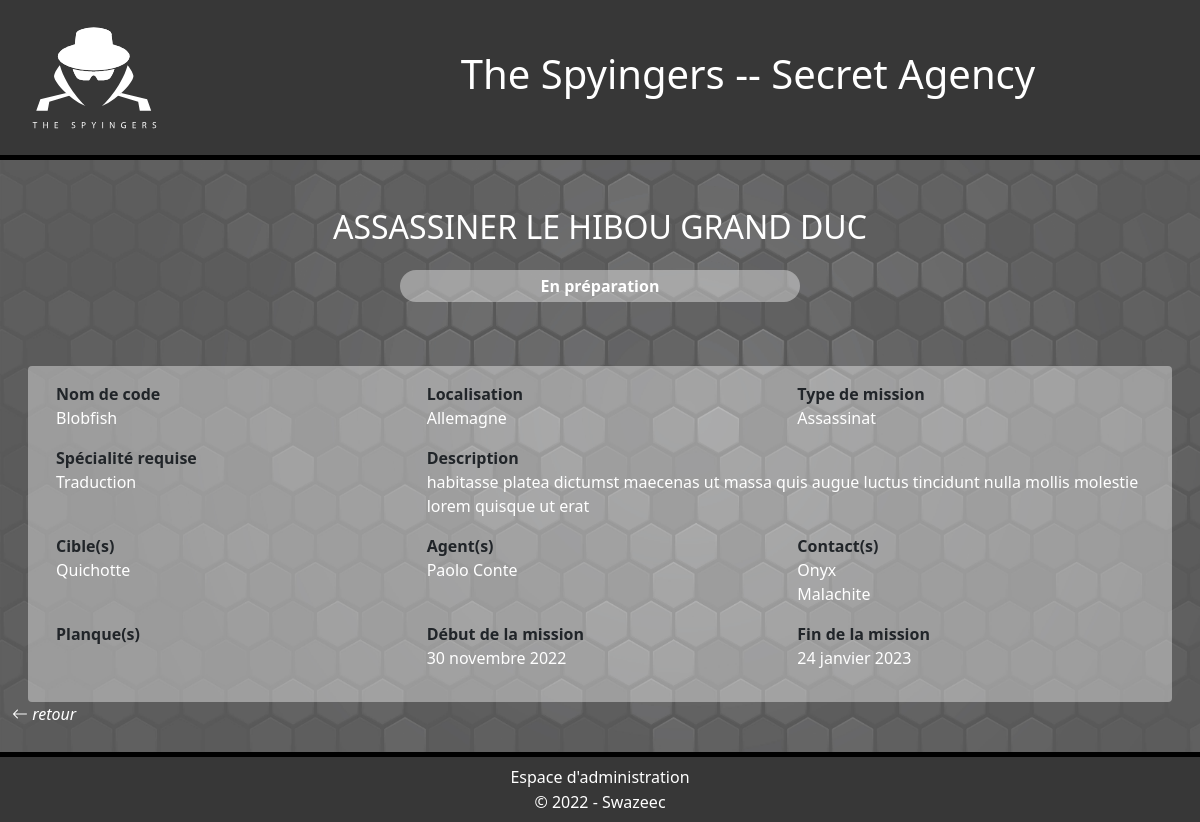
Page /mission.php?mission=11 on the committed database.
### tables this page shows
CREATE TABLE IF NOT EXISTS missions (
    id INT AUTO_INCREMENT PRIMARY KEY,
    title VARCHAR(100) NOT NULL,
    description TEXT NOT NULL,
    codename VARCHAR(50) NOT NULL,
    startDate DATE NOT NULL,
    endDate DATE NOT NULL,
    missionType_id INT NOT NULL,
    status_id INT NOT NULL,
    country_id INT NOT NULL,
    speciality_id INT NOT NULL,
    FOREIGN KEY (missionType_id) REFERENCES missionTypes(id),
    FOREIGN KEY (status_id) REFERENCES status(id),
    FOREIGN KEY (country_id) REFERENCES countries(id),
    FOREIGN KEY (speciality_id) REFERENCES specialities(id)
);

CREATE TABLE IF NOT EXISTS status (
    id INT AUTO_INCREMENT PRIMARY KEY,
    name VARCHAR(50) NOT NULL
);

CREATE TABLE IF NOT EXISTS countries (
    id INT AUTO_INCREMENT PRIMARY KEY,
    name VARCHAR(50) NOT NULL
);

CREATE TABLE IF NOT EXISTS missionTypes (
    id INT AUTO_INCREMENT PRIMARY KEY,
    name VARCHAR(50) NOT NULL
);

CREATE TABLE IF NOT EXISTS specialities (
    id INT AUTO_INCREMENT PRIMARY KEY,
    name VARCHAR(100) NOT NULL
);

CREATE TABLE IF NOT EXISTS targets (
    id INT AUTO_INCREMENT PRIMARY KEY,
    firstname VARCHAR(50) NOT NULL,
    lastname VARCHAR(50) NOT NULL,
    birthdate DATE NOT NULL,
    codename VARCHAR(50) NOT NULL,
    nationality_id INT NOT NULL,
    mission_id INT,
    FOREIGN KEY (nationality_id) REFERENCES nationalities(id),
    FOREIGN KEY (mission_id) REFERENCES missions(id)
);

CREATE TABLE IF NOT EXISTS agents(
    id INT AUTO_INCREMENT PRIMARY KEY,
    idcode CHAR(36) NOT NULL,  
    firstname VARCHAR(50) NOT NULL,
    lastname VARCHAR(50) NOT NULL,
    birthdate DATE NOT NULL,
    nationality_id INT NOT NULL,
    FOREIGN KEY (nationality_id) REFERENCES nationalities(id)
);

CREATE TABLE IF NOT EXISTS contacts(
    id INT AUTO_INCREMENT PRIMARY KEY,
    firstname VARCHAR(50) NOT NULL,
    lastname VARCHAR(50) NOT NULL,
    codename VARCHAR(100) NOT NULL,
    nationality_id INT NOT NULL,
    FOREIGN KEY (nationality_id) REFERENCES nationalities(id)
);

### mission.php (the view, shortened to what this page needs)
<?php
require_once('./src/db.php');
if(isset($_SESSION['connect'])){
    require_once('./src/header-connected.php');
} else {
    require_once('./src/header.php');
}
?>
<section class="row d-block">
<?php
    $lastmissionID = $bdd->prepare('SELECT id FROM missions ORDER BY id DESC LIMIT 1;');
    $lastmissionID->execute();
    if(!isset($_GET['mission']) || is_int($_GET['mission']) || $_GET['mission'] > $lastmissionID){
        header('location:./index.php');
    } else {
        $missionID = htmlspecialchars($_GET['mission']);
        $bdd->query('SET lc_time_names = \'fr_FR\'');
        $req = $bdd->prepare(
            'SELECT  missions.title AS title,
                    status.name AS status,
                    missions.codename AS codename ,
                    countries.name AS country,
                    missionTypes.name AS type,
                    specialities.name AS speciality,
                    missions.description AS description,
                    DATE_FORMAT(missions.startDate, "%d %M %Y") AS startDate,
                    DATE_FORMAT(missions.endDate, "%d %M %Y") AS endDate,
                    targets.codename AS Tcodename
            FROM missions
                JOIN status ON status.id = missions.status_id
                JOIN countries ON countries.id = missions.country_id
                JOIN missionTypes ON missionTypes.id = missions.missionType_id
                JOIN specialities ON specialities.id = missions.speciality_id
                JOIN targets ON targets.mission_id = missions.id
            WHERE missions.id = :id
                ');
        $req->bindValue(':id', $missionID, PDO::PARAM_INT);
        if($req->execute()){
            $missionDetail = $req->fetch(PDO::FETCH_ASSOC);
            $targets = $bdd->prepare('SELECT targets.codename AS Tcodename
                                        FROM targets
                                        WHERE targets.mission_id = :id
            ');
            $targets->bindValue(':id', $missionID, PDO::PARAM_INT);
            $targets->execute();
            $agents = $bdd->prepare('SELECT agents.firstname AS firstname, agents.lastname AS lastname
                                        FROM agents
                                        JOIN agents_missions ON agents_missions.agent_id = agents.id
                                        WHERE agents_missions.mission_id = :id
            ');
            $agents->bindValue(':id', $missionID, PDO::PARAM_INT);
            $agents->execute();
            $contacts = $bdd->prepare('SELECT contacts.codename AS codename
                                    FROM contacts
                                    JOIN contacts_missions ON contacts_missions.contact_id = contacts.id
                                    WHERE contacts_missions.mission_id = :id
            ');
            $contacts->bindValue(':id', $missionID, PDO::PARAM_INT);
            $contacts->execute();
            ?>
    <div class="col-12  pt-4 pt-md-5 pb-md-5 mb-3 mb-md-0">
        <h2 class=" text-white text-center pb-3"><?php echo mb_strtoupper($missionDetail['title'])  ?> </h2>
        <div class="row mr-auto d-flex justify-content-center ">
            <p class="col-8 col-md-4 rounded-pill blue39 text-center p-1" id="status"><?php echo $missionDetail['status']  ?></p>
        </div>
    </div>
    <div class="col-12 ">
        <article class="row p-3 white39 rounded mx-3">
            <div class="col-12 col-md-4 mb-3" >
                <p class="fs-6 fw-bold p-0 m-0">Nom de code</p>
                <p class="fs-6 text-white p-0 m-0"><?php echo $missionDetail['codename']  ?></p>
            </div>
            <div class="col-12 col-md-4 mb-3" >
                <p class="fs-6 fw-bold p-0 m-0">Localisation</p>
                <p class="fs-6 text-white p-0 m-0"><?php echo $missionDetail['country']  ?></p>
            </div>
            <div class="col-12 col-md-4 mb-3" >
                <p class="fs-6 fw-bold p-0 m-0">Type de mission</p>
                <p class="fs-6 text-white p-0 m-0"><?php echo $missionDetail['type']  ?></p>
            </div>
            <div class="col-12 col-md-4 mb-3" >
                <p class="fs-6 fw-bold p-0 m-0">Spécialité requise</p>
                <p class="fs-6 text-white p-0 m-0"><?php echo $missionDetail['speciality']  ?></p>
            </div>
            <div class="col-12 col-md-8 mb-3" >
                <p class="fs-6 fw-bold p-0 m-0">Description</p>
                <p class="fs-6 text-white p-0 m-0"><?php echo $missionDetail['description']  ?></p>
            </div>
            <div class="col-12 col-md-4 mb-3" >
                <p class="fs-6 fw-bold p-0 m-0">Cible(s)</p>
                <p class="fs-6 text-white p-0 m-0"><?php
                    while ($target = $targets->fetch(PDO::FETCH_ASSOC)){
                        echo $target['Tcodename'].' <br> ';
                    } ?></p>
            </div>
            <div class="col-12 col-md-4 mb-3" >
                <p class="fs-6 fw-bold p-0 m-0">Agent(s)</p>
                <p class="fs-6 text-white p-0 m-0"><?php
                    while ($agent = $agents->fetch(PDO::FETCH_ASSOC)){
                        echo $agent['firstname']. ' '.$agent['lastname'].' <br> ';
                    } ?></p>
            </div>
            <div class="col-12 col-md-4 mb-3" >
                <p class="fs-6 fw-bold p-0 m-0">Contact(s)</p>
                <p class="fs-6 text-white p-0 m-0"><?php
                    while ($contact = $contacts->fetch(PDO::FETCH_ASSOC)){
                        echo $contact['codename'].' <br> ';
                    } ?></p>
            </div>
            <div class="col-12 col-md-4 mb-3" >
                <p class="fs-6 fw-bold p-0 m-0">Planque(s)</p>
            </div><div class="col-12 col-md-4 mb-3" >
                <p class="fs-6 fw-bold p-0 m-0">Début de la mission</p>
                <p class="fs-6 text-white p-0 m-0"><?php echo $missionDetail['startDate']  ?></p>
            </div><div class="col-12 col-md-4 mb-3" >
                <p class="fs-6 fw-bold p-0 m-0">Fin de la mission</p>
                <p class="fs-6 text-white p-0 m-0"><?php echo $missionDetail['endDate']  ?></p>
            </div>
        </article>
    </div>
    <?php
        } else {
            header('location:./index.php');
        }
    }
?>
</section>
<nav class="row pagination">
    <a href="javascript:history.back()" class="col-12 align-items-center text-white ">
        <i class="bi bi-arrow-left"> retour</i>
    </a>
</nav>
<?php require_once ('./src/footer.php');?>
</body>
</html>

### style.css (style rules this page uses)
* { box-sizing: border-box; }
a { text-decoration: none; color: white; }
.white39 { background-color: rgba(255, 255, 255, 0.39); }
section { min-height: calc(80vh - 70px - 50px); }
.pagination { height: 50px; }

### rows in the picture
missions: title "ASSASSINER LE HIBOU GRAND DUC", status.name "En préparation", codename "Blobfish", country.name "Allemagne", missionType.name "Assassinat", speciality.name "Traduction", description "habitasse platea dictumst maecenas ut massa quis augue luctus tincidunt nulla mollis molestie lorem quisque ut erat"
targets: codename "Quichotte"
agents: firstname "Paolo", lastname "Conte"
contacts: codename "Onyx"
contacts: codename "Malachite"

### other values in the picture
$missionDetail['startDate'] "30 novembre 2022"
$missionDetail['endDate'] "24 janvier 2023"
